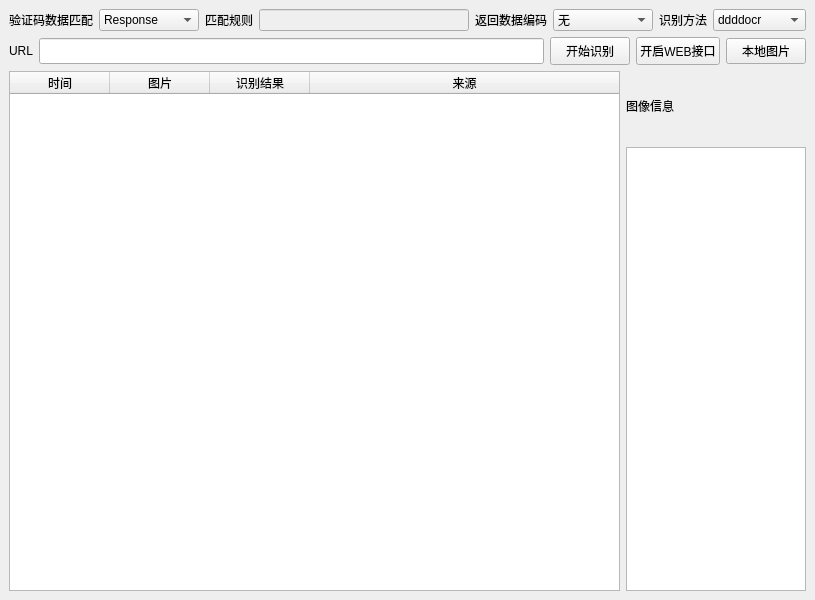
<?xml version="1.0" encoding="UTF-8"?>
<ui version="4.0">
 <class>MainWindow</class>
 <widget class="QMainWindow" name="MainWindow">
  <property name="geometry">
   <rect>
    <x>0</x>
    <y>0</y>
    <width>815</width>
    <height>600</height>
   </rect>
  </property>
  <property name="windowTitle">
   <string>Code Identify v1.0 by 浅笑996 </string>
  </property>
  <widget class="QWidget" name="centralwidget">
   <layout class="QGridLayout" name="gridLayout">
    <item row="0" column="0">
     <layout class="QVBoxLayout" name="verticalLayout_2">
      <item>
       <layout class="QHBoxLayout" name="horizontalLayout_4">
        <item>
         <layout class="QHBoxLayout" name="horizontalLayout">
          <item>
           <widget class="QLabel" name="label">
            <property name="maximumSize">
             <size>
              <width>120</width>
              <height>16777215</height>
             </size>
            </property>
            <property name="text">
             <string>验证码数据匹配</string>
            </property>
           </widget>
          </item>
          <item>
           <widget class="QComboBox" name="comboBox_type">
            <property name="minimumSize">
             <size>
              <width>100</width>
              <height>0</height>
             </size>
            </property>
            <property name="maximumSize">
             <size>
              <width>16777215</width>
              <height>16777215</height>
             </size>
            </property>
            <item>
             <property name="text">
              <string>Response</string>
             </property>
            </item>
            <item>
             <property name="text">
              <string>Re Match</string>
             </property>
            </item>
            <item>
             <property name="text">
              <string>JSON Match</string>
             </property>
            </item>
           </widget>
          </item>
          <item>
           <widget class="QLabel" name="label_3">
            <property name="text">
             <string>匹配规则</string>
            </property>
           </widget>
          </item>
         </layout>
        </item>
        <item>
         <widget class="QLineEdit" name="lineEdit_type_text">
          <property name="enabled">
           <bool>false</bool>
          </property>
         </widget>
        </item>
        <item>
         <layout class="QHBoxLayout" name="horizontalLayout_2">
          <item>
           <widget class="QLabel" name="label_2">
            <property name="maximumSize">
             <size>
              <width>16777215</width>
              <height>16777215</height>
             </size>
            </property>
            <property name="text">
             <string>返回数据编码</string>
            </property>
           </widget>
          </item>
          <item>
           <widget class="QComboBox" name="comboBox_encode">
            <property name="minimumSize">
             <size>
              <width>100</width>
              <height>0</height>
             </size>
            </property>
            <property name="maximumSize">
             <size>
              <width>16777215</width>
              <height>16777215</height>
             </size>
            </property>
            <item>
             <property name="text">
              <string>无</string>
             </property>
            </item>
            <item>
             <property name="text">
              <string>Base64</string>
             </property>
            </item>
            <item>
             <property name="text">
              <string>Hex</string>
             </property>
            </item>
            <item>
             <property name="text">
              <string>二进制</string>
             </property>
            </item>
           </widget>
          </item>
          <item>
           <widget class="QLabel" name="label_4">
            <property name="text">
             <string>识别方法</string>
            </property>
           </widget>
          </item>
          <item>
           <widget class="QComboBox" name="comboBox">
            <item>
             <property name="text">
              <string>ddddocr</string>
             </property>
            </item>
            <item>
             <property name="text">
              <string>Muggle Ocr</string>
             </property>
            </item>
            <item>
             <property name="text">
              <string>Easyocr</string>
             </property>
            </item>
           </widget>
          </item>
         </layout>
        </item>
       </layout>
      </item>
      <item>
       <layout class="QHBoxLayout" name="horizontalLayout_3">
        <item>
         <widget class="QLabel" name="label_ip">
          <property name="text">
           <string>URL</string>
          </property>
         </widget>
        </item>
        <item>
         <widget class="QLineEdit" name="lineEdit_url">
          <property name="minimumSize">
           <size>
            <width>200</width>
            <height>26</height>
           </size>
          </property>
          <property name="maximumSize">
           <size>
            <width>16777215</width>
            <height>16777215</height>
           </size>
          </property>
          <property name="styleSheet">
           <string notr="true"/>
          </property>
          <property name="text">
           <string/>
          </property>
         </widget>
        </item>
        <item>
         <widget class="QPushButton" name="pushButton_start">
          <property name="minimumSize">
           <size>
            <width>80</width>
            <height>28</height>
           </size>
          </property>
          <property name="styleSheet">
           <string notr="true"/>
          </property>
          <property name="text">
           <string>开始识别</string>
          </property>
         </widget>
        </item>
        <item>
         <widget class="QPushButton" name="pushButton_web">
          <property name="minimumSize">
           <size>
            <width>80</width>
            <height>28</height>
           </size>
          </property>
          <property name="styleSheet">
           <string notr="true"/>
          </property>
          <property name="text">
           <string>开启WEB接口</string>
          </property>
         </widget>
        </item>
        <item>
         <widget class="QPushButton" name="pushButton_path">
          <property name="text">
           <string>本地图片</string>
          </property>
         </widget>
        </item>
       </layout>
      </item>
      <item>
       <layout class="QHBoxLayout" name="horizontalLayout_5">
        <item>
         <widget class="QTableWidget" name="tableWidget_result">
          <property name="minimumSize">
           <size>
            <width>600</width>
            <height>0</height>
           </size>
          </property>
          <property name="sortingEnabled">
           <bool>true</bool>
          </property>
          <attribute name="horizontalHeaderVisible">
           <bool>true</bool>
          </attribute>
          <attribute name="horizontalHeaderCascadingSectionResizes">
           <bool>false</bool>
          </attribute>
          <attribute name="horizontalHeaderShowSortIndicator" stdset="0">
           <bool>true</bool>
          </attribute>
          <attribute name="horizontalHeaderStretchLastSection">
           <bool>true</bool>
          </attribute>
          <attribute name="verticalHeaderVisible">
           <bool>false</bool>
          </attribute>
          <column>
           <property name="text">
            <string>时间</string>
           </property>
          </column>
          <column>
           <property name="text">
            <string>图片</string>
           </property>
          </column>
          <column>
           <property name="text">
            <string>识别结果</string>
           </property>
          </column>
          <column>
           <property name="text">
            <string>来源</string>
           </property>
          </column>
         </widget>
        </item>
        <item>
         <layout class="QVBoxLayout" name="verticalLayout">
          <item>
           <widget class="QLabel" name="label_code_result">
            <property name="minimumSize">
             <size>
              <width>180</width>
              <height>70</height>
             </size>
            </property>
            <property name="maximumSize">
             <size>
              <width>180</width>
              <height>16777215</height>
             </size>
            </property>
            <property name="text">
             <string>图像信息</string>
            </property>
           </widget>
          </item>
          <item>
           <widget class="QPlainTextEdit" name="plainTextEdit_log">
            <property name="minimumSize">
             <size>
              <width>150</width>
              <height>0</height>
             </size>
            </property>
            <property name="maximumSize">
             <size>
              <width>180</width>
              <height>16777215</height>
             </size>
            </property>
            <property name="plainText">
             <string/>
            </property>
           </widget>
          </item>
         </layout>
        </item>
       </layout>
      </item>
     </layout>
    </item>
   </layout>
  </widget>
  <action name="action">
   <property name="text">
    <string>检查更新</string>
   </property>
  </action>
  <action name="action_2">
   <property name="text">
    <string>联系作者</string>
   </property>
  </action>
  <action name="actionGithub">
   <property name="text">
    <string>Github</string>
   </property>
  </action>
 </widget>
 <resources/>
 <connections/>
</ui>
